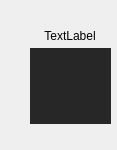
<?xml version="1.0" encoding="UTF-8"?>
<ui version="4.0">
 <class>viewdataexport</class>
 <widget class="QWidget" name="viewdataexport">
  <property name="geometry">
   <rect>
    <x>0</x>
    <y>0</y>
    <width>117</width>
    <height>150</height>
   </rect>
  </property>
  <property name="windowTitle">
   <string>Form</string>
  </property>
  <property name="styleSheet">
   <string notr="true"/>
  </property>
  <layout class="QVBoxLayout" name="verticalLayout" stretch="0,1,10,0">
   <property name="spacing">
    <number>0</number>
   </property>
   <property name="leftMargin">
    <number>30</number>
   </property>
   <property name="topMargin">
    <number>24</number>
   </property>
   <property name="rightMargin">
    <number>6</number>
   </property>
   <property name="bottomMargin">
    <number>9</number>
   </property>
   <item>
    <layout class="QHBoxLayout" name="horizontalLayout_message">
     <property name="spacing">
      <number>12</number>
     </property>
    </layout>
   </item>
   <item>
    <layout class="QHBoxLayout" name="horizontalLayout">
     <property name="spacing">
      <number>2</number>
     </property>
     <item>
      <spacer name="horizontalSpacer">
       <property name="orientation">
        <enum>Qt::Horizontal</enum>
       </property>
       <property name="sizeHint" stdset="0">
        <size>
         <width>40</width>
         <height>20</height>
        </size>
       </property>
      </spacer>
     </item>
     <item>
      <widget class="QLabel" name="label">
       <property name="minimumSize">
        <size>
         <width>0</width>
         <height>24</height>
        </size>
       </property>
       <property name="maximumSize">
        <size>
         <width>114</width>
         <height>24</height>
        </size>
       </property>
       <property name="styleSheet">
        <string notr="true"/>
       </property>
       <property name="text">
        <string>TextLabel</string>
       </property>
       <property name="alignment">
        <set>Qt::AlignCenter</set>
       </property>
      </widget>
     </item>
     <item>
      <spacer name="horizontalSpacer_2">
       <property name="orientation">
        <enum>Qt::Horizontal</enum>
       </property>
       <property name="sizeHint" stdset="0">
        <size>
         <width>40</width>
         <height>20</height>
        </size>
       </property>
      </spacer>
     </item>
    </layout>
   </item>
   <item>
    <widget class="QWidget" name="widget" native="true">
     <property name="minimumSize">
      <size>
       <width>0</width>
       <height>0</height>
      </size>
     </property>
     <property name="styleSheet">
      <string notr="true">background:#272727;
/* padding-top:30px;
padding-bottom:30px;*/</string>
     </property>
     <layout class="QGridLayout" name="gridLayout_2">
      <property name="leftMargin">
       <number>22</number>
      </property>
      <property name="topMargin">
       <number>50</number>
      </property>
      <property name="rightMargin">
       <number>16</number>
      </property>
      <property name="bottomMargin">
       <number>26</number>
      </property>
     </layout>
    </widget>
   </item>
   <item>
    <spacer name="verticalSpacer">
     <property name="orientation">
      <enum>Qt::Vertical</enum>
     </property>
     <property name="sizeHint" stdset="0">
      <size>
       <width>20</width>
       <height>20</height>
      </size>
     </property>
    </spacer>
   </item>
  </layout>
 </widget>
 <resources/>
 <connections/>
</ui>
